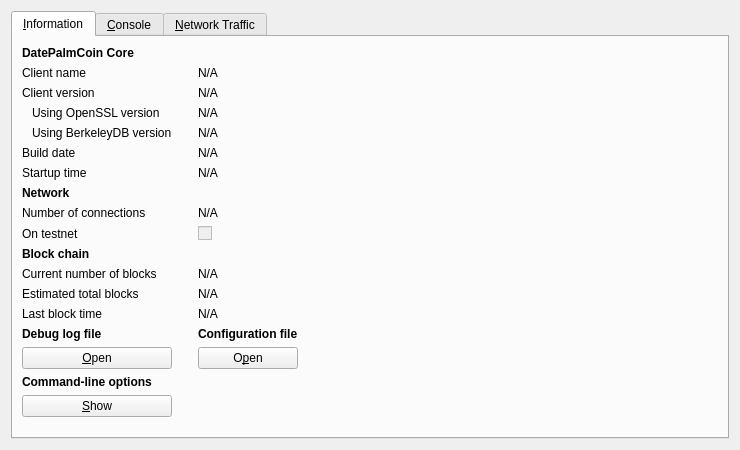
<?xml version="1.0" encoding="UTF-8"?>
<ui version="4.0">
 <class>RPCConsole</class>
 <widget class="QWidget" name="RPCConsole">
  <property name="geometry">
   <rect>
    <x>0</x>
    <y>0</y>
    <width>740</width>
    <height>450</height>
   </rect>
  </property>
  <property name="windowTitle">
   <string>DatePalmCoin - Debug window</string>
  </property>
  <layout class="QVBoxLayout" name="verticalLayout_2">
   <item>
    <widget class="QTabWidget" name="tabWidget">
     <property name="currentIndex">
      <number>0</number>
     </property>
     <widget class="QWidget" name="tab_info">
      <attribute name="title">
       <string>&amp;Information</string>
      </attribute>
      <layout class="QGridLayout" name="gridLayout">
       <item row="15" column="2">
        <widget class="QLabel" name="labelConfigfile">
         <property name="font">
          <font>
           <weight>75</weight>
           <bold>true</bold>
          </font>
         </property>
         <property name="text">
          <string>Configuration file</string>
         </property>
        </widget>
       </item>
       <item row="13" column="2">
        <widget class="QLabel" name="lastBlockTime">
         <property name="cursor">
          <cursorShape>IBeamCursor</cursorShape>
         </property>
         <property name="text">
          <string>N/A</string>
         </property>
         <property name="textFormat">
          <enum>Qt::PlainText</enum>
         </property>
         <property name="textInteractionFlags">
          <set>Qt::LinksAccessibleByMouse|Qt::TextSelectableByKeyboard|Qt::TextSelectableByMouse</set>
         </property>
        </widget>
       </item>
       <item row="11" column="0">
        <widget class="QLabel" name="label_3">
         <property name="text">
          <string>Current number of blocks</string>
         </property>
        </widget>
       </item>
       <item row="11" column="2">
        <widget class="QLabel" name="numberOfBlocks">
         <property name="cursor">
          <cursorShape>IBeamCursor</cursorShape>
         </property>
         <property name="text">
          <string>N/A</string>
         </property>
         <property name="textFormat">
          <enum>Qt::PlainText</enum>
         </property>
         <property name="textInteractionFlags">
          <set>Qt::LinksAccessibleByMouse|Qt::TextSelectableByKeyboard|Qt::TextSelectableByMouse</set>
         </property>
        </widget>
       </item>
       <item row="17" column="0">
        <widget class="QLabel" name="labelCLOptions">
         <property name="font">
          <font>
           <weight>75</weight>
           <bold>true</bold>
          </font>
         </property>
         <property name="text">
          <string>Command-line options</string>
         </property>
        </widget>
       </item>
       <item row="16" column="0">
        <widget class="QPushButton" name="openDebugLogfileButton">
         <property name="toolTip">
          <string>Open the DatePalmCoin debug log file from the current data directory. This can take a few seconds for large log files.</string>
         </property>
         <property name="text">
          <string>&amp;Open</string>
         </property>
         <property name="autoDefault">
          <bool>false</bool>
         </property>
        </widget>
       </item>
       <item row="15" column="0">
        <widget class="QLabel" name="labelDebugLogfile">
         <property name="font">
          <font>
           <weight>75</weight>
           <bold>true</bold>
          </font>
         </property>
         <property name="text">
          <string>Debug log file</string>
         </property>
        </widget>
       </item>
       <item row="18" column="3" rowspan="2">
        <spacer name="horizontalSpacer">
         <property name="orientation">
          <enum>Qt::Horizontal</enum>
         </property>
         <property name="sizeHint" stdset="0">
          <size>
           <width>404</width>
           <height>20</height>
          </size>
         </property>
        </spacer>
       </item>
       <item row="19" column="1">
        <spacer name="verticalSpacer">
         <property name="orientation">
          <enum>Qt::Vertical</enum>
         </property>
         <property name="sizeHint" stdset="0">
          <size>
           <width>20</width>
           <height>40</height>
          </size>
         </property>
        </spacer>
       </item>
       <item row="18" column="0">
        <widget class="QPushButton" name="showCLOptionsButton">
         <property name="toolTip">
          <string>Show the DatePalmCoin-Qt help message to get a list with possible DatePalmCoin command-line options.</string>
         </property>
         <property name="text">
          <string>&amp;Show</string>
         </property>
         <property name="autoDefault">
          <bool>false</bool>
         </property>
        </widget>
       </item>
       <item row="13" column="0">
        <widget class="QLabel" name="label_2">
         <property name="text">
          <string>Last block time</string>
         </property>
        </widget>
       </item>
       <item row="7" column="0">
        <widget class="QLabel" name="label_11">
         <property name="font">
          <font>
           <weight>75</weight>
           <bold>true</bold>
          </font>
         </property>
         <property name="text">
          <string>Network</string>
         </property>
        </widget>
       </item>
       <item row="6" column="2">
        <widget class="QLabel" name="startupTime">
         <property name="cursor">
          <cursorShape>IBeamCursor</cursorShape>
         </property>
         <property name="text">
          <string>N/A</string>
         </property>
         <property name="textFormat">
          <enum>Qt::PlainText</enum>
         </property>
         <property name="textInteractionFlags">
          <set>Qt::LinksAccessibleByMouse|Qt::TextSelectableByKeyboard|Qt::TextSelectableByMouse</set>
         </property>
        </widget>
       </item>
       <item row="6" column="0">
        <widget class="QLabel" name="label_13">
         <property name="text">
          <string>Startup time</string>
         </property>
        </widget>
       </item>
       <item row="9" column="0">
        <widget class="QLabel" name="label_8">
         <property name="text">
          <string>On testnet</string>
         </property>
        </widget>
       </item>
       <item row="8" column="2">
        <widget class="QLabel" name="numberOfConnections">
         <property name="cursor">
          <cursorShape>IBeamCursor</cursorShape>
         </property>
         <property name="text">
          <string>N/A</string>
         </property>
         <property name="textFormat">
          <enum>Qt::PlainText</enum>
         </property>
         <property name="textInteractionFlags">
          <set>Qt::LinksAccessibleByMouse|Qt::TextSelectableByKeyboard|Qt::TextSelectableByMouse</set>
         </property>
        </widget>
       </item>
       <item row="8" column="0">
        <widget class="QLabel" name="label_7">
         <property name="text">
          <string>Number of connections</string>
         </property>
        </widget>
       </item>
       <item row="10" column="0">
        <widget class="QLabel" name="label_10">
         <property name="font">
          <font>
           <weight>75</weight>
           <bold>true</bold>
          </font>
         </property>
         <property name="text">
          <string>Block chain</string>
         </property>
        </widget>
       </item>
       <item row="9" column="2">
        <widget class="QCheckBox" name="isTestNet">
         <property name="enabled">
          <bool>false</bool>
         </property>
         <property name="text">
          <string/>
         </property>
        </widget>
       </item>
       <item row="12" column="0">
        <widget class="QLabel" name="label_4">
         <property name="text">
          <string>Estimated total blocks</string>
         </property>
        </widget>
       </item>
       <item row="12" column="2">
        <widget class="QLabel" name="totalBlocks">
         <property name="cursor">
          <cursorShape>IBeamCursor</cursorShape>
         </property>
         <property name="text">
          <string>N/A</string>
         </property>
         <property name="textFormat">
          <enum>Qt::PlainText</enum>
         </property>
         <property name="textInteractionFlags">
          <set>Qt::LinksAccessibleByMouse|Qt::TextSelectableByKeyboard|Qt::TextSelectableByMouse</set>
         </property>
        </widget>
       </item>
       <item row="2" column="2">
        <widget class="QLabel" name="clientVersion">
         <property name="cursor">
          <cursorShape>IBeamCursor</cursorShape>
         </property>
         <property name="text">
          <string>N/A</string>
         </property>
         <property name="textFormat">
          <enum>Qt::PlainText</enum>
         </property>
         <property name="textInteractionFlags">
          <set>Qt::LinksAccessibleByMouse|Qt::TextSelectableByKeyboard|Qt::TextSelectableByMouse</set>
         </property>
        </widget>
       </item>
       <item row="4" column="0">
        <widget class="QLabel" name="label_berkeleyDBVersion">
         <property name="text">
          <string>Using BerkeleyDB version</string>
         </property>
         <property name="indent">
          <number>10</number>
         </property>
        </widget>
       </item>
       <item row="3" column="0">
        <widget class="QLabel" name="label_14">
         <property name="text">
          <string>Using OpenSSL version</string>
         </property>
         <property name="indent">
          <number>10</number>
         </property>
        </widget>
       </item>
       <item row="3" column="2">
        <widget class="QLabel" name="openSSLVersion">
         <property name="cursor">
          <cursorShape>IBeamCursor</cursorShape>
         </property>
         <property name="text">
          <string>N/A</string>
         </property>
         <property name="textFormat">
          <enum>Qt::PlainText</enum>
         </property>
         <property name="textInteractionFlags">
          <set>Qt::LinksAccessibleByMouse|Qt::TextSelectableByKeyboard|Qt::TextSelectableByMouse</set>
         </property>
        </widget>
       </item>
       <item row="4" column="2">
        <widget class="QLabel" name="berkeleyDBVersion">
         <property name="cursor">
          <cursorShape>IBeamCursor</cursorShape>
         </property>
         <property name="text">
          <string>N/A</string>
         </property>
         <property name="textFormat">
          <enum>Qt::PlainText</enum>
         </property>
         <property name="textInteractionFlags">
          <set>Qt::LinksAccessibleByMouse|Qt::TextSelectableByKeyboard|Qt::TextSelectableByMouse</set>
         </property>
        </widget>
       </item>
       <item row="5" column="0">
        <widget class="QLabel" name="label_12">
         <property name="text">
          <string>Build date</string>
         </property>
        </widget>
       </item>
       <item row="5" column="2">
        <widget class="QLabel" name="buildDate">
         <property name="cursor">
          <cursorShape>IBeamCursor</cursorShape>
         </property>
         <property name="text">
          <string>N/A</string>
         </property>
         <property name="textFormat">
          <enum>Qt::PlainText</enum>
         </property>
         <property name="textInteractionFlags">
          <set>Qt::LinksAccessibleByMouse|Qt::TextSelectableByKeyboard|Qt::TextSelectableByMouse</set>
         </property>
        </widget>
       </item>
       <item row="2" column="0">
        <widget class="QLabel" name="label_6">
         <property name="text">
          <string>Client version</string>
         </property>
        </widget>
       </item>
       <item row="0" column="0">
        <widget class="QLabel" name="label_9">
         <property name="font">
          <font>
           <weight>75</weight>
           <bold>true</bold>
          </font>
         </property>
         <property name="text">
          <string>DatePalmCoin Core</string>
         </property>
        </widget>
       </item>
       <item row="1" column="2">
        <widget class="QLabel" name="clientName">
         <property name="cursor">
          <cursorShape>IBeamCursor</cursorShape>
         </property>
         <property name="text">
          <string>N/A</string>
         </property>
         <property name="textFormat">
          <enum>Qt::PlainText</enum>
         </property>
         <property name="textInteractionFlags">
          <set>Qt::LinksAccessibleByMouse|Qt::TextSelectableByKeyboard|Qt::TextSelectableByMouse</set>
         </property>
        </widget>
       </item>
       <item row="1" column="0">
        <widget class="QLabel" name="label_5">
         <property name="text">
          <string>Client name</string>
         </property>
        </widget>
       </item>
       <item row="14" column="2">
        <spacer name="verticalSpacer_2">
         <property name="orientation">
          <enum>Qt::Vertical</enum>
         </property>
         <property name="sizeHint" stdset="0">
          <size>
           <width>20</width>
           <height>20</height>
          </size>
         </property>
        </spacer>
       </item>
       <item row="16" column="2">
        <widget class="QPushButton" name="openConfigurationfileButton">
         <property name="toolTip">
          <string>Open the DatePalmCoin configuration file from the current data directory.</string>
         </property>
         <property name="text">
          <string>O&amp;pen</string>
         </property>
         <property name="autoDefault">
          <bool>false</bool>
         </property>
        </widget>
       </item>
      </layout>
     </widget>
     <widget class="QWidget" name="tab_console">
      <attribute name="title">
       <string>&amp;Console</string>
      </attribute>
      <layout class="QVBoxLayout" name="verticalLayout_3">
       <property name="spacing">
        <number>3</number>
       </property>
       <item>
        <widget class="QTextEdit" name="messagesWidget">
         <property name="minimumSize">
          <size>
           <width>0</width>
           <height>100</height>
          </size>
         </property>
         <property name="readOnly">
          <bool>true</bool>
         </property>
         <property name="tabKeyNavigation" stdset="0">
          <bool>false</bool>
         </property>
         <property name="columnCount" stdset="0">
          <number>2</number>
         </property>
        </widget>
       </item>
       <item>
        <layout class="QHBoxLayout" name="horizontalLayout">
         <property name="spacing">
          <number>3</number>
         </property>
         <item>
          <widget class="QLabel" name="label">
           <property name="text">
            <string notr="true">&gt;</string>
           </property>
          </widget>
         </item>
         <item>
          <widget class="QLineEdit" name="lineEdit"/>
         </item>
         <item>
          <widget class="QPushButton" name="clearButton">
           <property name="maximumSize">
            <size>
             <width>24</width>
             <height>24</height>
            </size>
           </property>
           <property name="toolTip">
            <string>Clear console</string>
           </property>
           <property name="text">
            <string/>
           </property>
           <property name="icon">
            <iconset resource="../bitcoin.qrc">
             <normaloff>:/icons/remove</normaloff>:/icons/remove</iconset>
           </property>
           <property name="shortcut">
            <string notr="true">Ctrl+L</string>
           </property>
           <property name="autoDefault">
            <bool>false</bool>
           </property>
          </widget>
         </item>
        </layout>
       </item>
      </layout>
     </widget>
     <widget class="QWidget" name="tab_nettraffic">
      <attribute name="title">
       <string>&amp;Network Traffic</string>
      </attribute>
      <layout class="QHBoxLayout" name="horizontalLayout_3">
       <item>
        <layout class="QVBoxLayout" name="verticalLayout_4">
         <item>
          <widget class="TrafficGraphWidget" name="trafficGraph" native="true">
           <property name="sizePolicy">
            <sizepolicy hsizetype="Expanding" vsizetype="Expanding">
             <horstretch>0</horstretch>
             <verstretch>0</verstretch>
            </sizepolicy>
           </property>
          </widget>
         </item>
         <item>
          <layout class="QHBoxLayout" name="horizontalLayout_2">
           <item>
            <widget class="QSlider" name="sldGraphRange">
             <property name="minimum">
              <number>1</number>
             </property>
             <property name="maximum">
              <number>288</number>
             </property>
             <property name="pageStep">
              <number>12</number>
             </property>
             <property name="value">
              <number>6</number>
             </property>
             <property name="orientation">
              <enum>Qt::Horizontal</enum>
             </property>
            </widget>
           </item>
           <item>
            <widget class="QLabel" name="lblGraphRange">
             <property name="minimumSize">
              <size>
               <width>100</width>
               <height>0</height>
              </size>
             </property>
             <property name="alignment">
              <set>Qt::AlignCenter</set>
             </property>
            </widget>
           </item>
           <item>
            <widget class="QPushButton" name="btnClearTrafficGraph">
             <property name="text">
              <string>&amp;Clear</string>
             </property>
             <property name="autoDefault">
              <bool>false</bool>
             </property>
            </widget>
           </item>
          </layout>
         </item>
        </layout>
       </item>
       <item>
        <layout class="QVBoxLayout" name="verticalLayout">
         <item>
          <widget class="QGroupBox" name="groupBox">
           <property name="title">
            <string>Totals</string>
           </property>
           <layout class="QVBoxLayout" name="verticalLayout_5">
            <item>
             <layout class="QHBoxLayout" name="horizontalLayout_4">
              <item>
               <widget class="Line" name="line">
                <property name="sizePolicy">
                 <sizepolicy hsizetype="Fixed" vsizetype="Fixed">
                  <horstretch>0</horstretch>
                  <verstretch>0</verstretch>
                 </sizepolicy>
                </property>
                <property name="minimumSize">
                 <size>
                  <width>10</width>
                  <height>0</height>
                 </size>
                </property>
                <property name="palette">
                 <palette>
                  <active>
                   <colorrole role="Light">
                    <brush brushstyle="SolidPattern">
                     <color alpha="255">
                      <red>0</red>
                      <green>255</green>
                      <blue>0</blue>
                     </color>
                    </brush>
                   </colorrole>
                  </active>
                  <inactive>
                   <colorrole role="Light">
                    <brush brushstyle="SolidPattern">
                     <color alpha="255">
                      <red>0</red>
                      <green>255</green>
                      <blue>0</blue>
                     </color>
                    </brush>
                   </colorrole>
                  </inactive>
                  <disabled>
                   <colorrole role="Light">
                    <brush brushstyle="SolidPattern">
                     <color alpha="255">
                      <red>0</red>
                      <green>255</green>
                      <blue>0</blue>
                     </color>
                    </brush>
                   </colorrole>
                  </disabled>
                 </palette>
                </property>
                <property name="orientation">
                 <enum>Qt::Horizontal</enum>
                </property>
               </widget>
              </item>
              <item>
               <widget class="QLabel" name="label_16">
                <property name="text">
                 <string>Received:</string>
                </property>
               </widget>
              </item>
              <item>
               <widget class="QLabel" name="lblBytesIn">
                <property name="minimumSize">
                 <size>
                  <width>50</width>
                  <height>0</height>
                 </size>
                </property>
                <property name="alignment">
                 <set>Qt::AlignRight|Qt::AlignTrailing|Qt::AlignVCenter</set>
                </property>
               </widget>
              </item>
             </layout>
            </item>
            <item>
             <layout class="QHBoxLayout" name="horizontalLayout_5">
              <item>
               <widget class="Line" name="line_2">
                <property name="sizePolicy">
                 <sizepolicy hsizetype="Fixed" vsizetype="Fixed">
                  <horstretch>0</horstretch>
                  <verstretch>0</verstretch>
                 </sizepolicy>
                </property>
                <property name="minimumSize">
                 <size>
                  <width>10</width>
                  <height>0</height>
                 </size>
                </property>
                <property name="palette">
                 <palette>
                  <active>
                   <colorrole role="Light">
                    <brush brushstyle="SolidPattern">
                     <color alpha="255">
                      <red>255</red>
                      <green>0</green>
                      <blue>0</blue>
                     </color>
                    </brush>
                   </colorrole>
                  </active>
                  <inactive>
                   <colorrole role="Light">
                    <brush brushstyle="SolidPattern">
                     <color alpha="255">
                      <red>255</red>
                      <green>0</green>
                      <blue>0</blue>
                     </color>
                    </brush>
                   </colorrole>
                  </inactive>
                  <disabled>
                   <colorrole role="Light">
                    <brush brushstyle="SolidPattern">
                     <color alpha="255">
                      <red>255</red>
                      <green>0</green>
                      <blue>0</blue>
                     </color>
                    </brush>
                   </colorrole>
                  </disabled>
                 </palette>
                </property>
                <property name="orientation">
                 <enum>Qt::Horizontal</enum>
                </property>
               </widget>
              </item>
              <item>
               <widget class="QLabel" name="label_17">
                <property name="text">
                 <string>Sent:</string>
                </property>
               </widget>
              </item>
              <item>
               <widget class="QLabel" name="lblBytesOut">
                <property name="minimumSize">
                 <size>
                  <width>50</width>
                  <height>0</height>
                 </size>
                </property>
                <property name="alignment">
                 <set>Qt::AlignRight|Qt::AlignTrailing|Qt::AlignVCenter</set>
                </property>
               </widget>
              </item>
             </layout>
            </item>
            <item>
             <spacer name="verticalSpacer_4">
              <property name="orientation">
               <enum>Qt::Vertical</enum>
              </property>
              <property name="sizeHint" stdset="0">
               <size>
                <width>20</width>
                <height>407</height>
               </size>
              </property>
             </spacer>
            </item>
           </layout>
          </widget>
         </item>
        </layout>
       </item>
      </layout>
     </widget>
    </widget>
   </item>
  </layout>
 </widget>
 <customwidgets>
  <customwidget>
   <class>TrafficGraphWidget</class>
   <extends>QWidget</extends>
   <header>trafficgraphwidget.h</header>
   <container>1</container>
   <slots>
    <slot>clear()</slot>
   </slots>
  </customwidget>
 </customwidgets>
 <resources>
  <include location="../bitcoin.qrc"/>
 </resources>
 <connections/>
</ui>
